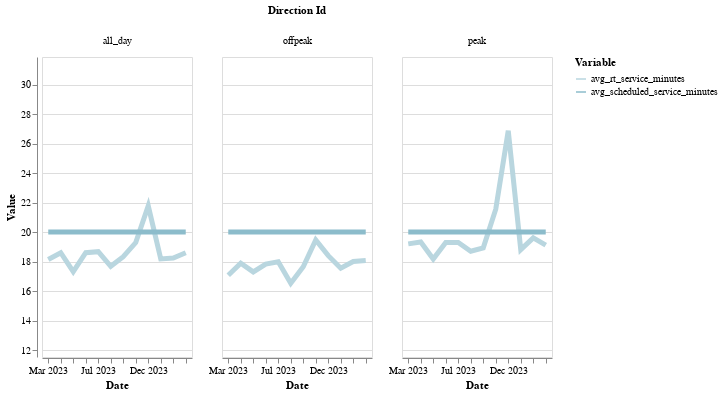

The code cell stored with this chart in its notebook:
### Code cell
(
    alt.Chart(timeliness3)
    .mark_line(size=5)
    .encode(
        x=alt.X(
            "yearmonthdate(service_date):O",
            title="Date",
            axis=alt.Axis(format="%b %Y"),
        ),
        y=alt.Y(
            "value:Q",
            title=labeling("value"),
            scale=alt.Scale(domain=[(timeliness3.value.min()-5), (timeliness3.value.max()+5)]),
        ),
        color=alt.Color(
            "variable:N",
            title=labeling("variable"),
            scale=alt.Scale(range=cp.CALITP_SEQUENTIAL_COLORS),
        ),
        tooltip=timeliness3.columns.tolist(),
    )
).properties(width=150, height=300).facet(
    column=alt.Column("time_period:N", title=labeling("direction_id")),
)

### Figure 1 — Vega-Lite specification as saved in the notebook (floating-point values rounded to 4 significant figures)
{"config": {"view": {"continuousWidth": 300, "continuousHeight": 300}}, "data": {"name": "data-5b5854162092755a3219011bb172b9ec"}, "facet": {"column": {"field": "time_period", "title": "Direction Id", "type": "nominal"}}, "spec": {"mark": {"type": "line", "size": 5}, "encoding": {"color": {"field": "variable", "scale": {"range": ["#B9D6DF", "#8CBCCB", "#2EA8CE", "#136C97", "#0B405B"]}, "title": "Variable", "type": "nominal"}, "tooltip": [{"field": "service_date", "type": "temporal"}, {"field": "route_combined_name", "type": "nominal"}, {"field": "time_period", "type": "nominal"}, {"field": "variable", "type": "nominal"}, {"field": "value", "type": "quantitative"}], "x": {"axis": {"format": "%b %Y"}, "field": "service_date", "timeUnit": "yearmonthdate", "title": "Date", "type": "ordinal"}, "y": {"field": "value", "scale": {"domain": [11.53, 31.87]}, "title": "Value", "type": "quantitative"}}, "height": 300, "width": 150}, "$schema": "https://vega.github.io/schema/vega-lite/v5.14.1.json", "datasets": {"data-5b5854162092755a3219011bb172b9ec": [{"service_date": "2023-03-15T00:00:00", "route_combined_name": "1 West Santa Barbara", "time_period": "all_day", "variable": "avg_rt_service_minutes", "value": 18.14}, {"service_date": "2023-03-15T00:00:00", "route_combined_name": "1 West Santa Barbara", "time_period": "offpeak", "variable": "avg_rt_service_minutes", "value": 17.07}, {"service_date": "2023-03-15T00:00:00", "route_combined_name": "1 West Santa Barbara", "time_period": "peak", "variable": "avg_rt_service_minutes", "value": 19.2}, {"service_date": "2023-04-12T00:00:00", "route_combined_name": "1 West Santa Barbara", "time_period": "all_day", "variable": "avg_rt_service_minutes", "value": 18.6}, {"service_date": "2023-04-12T00:00:00", "route_combined_name": "1 West Santa Barbara", "time_period": "offpeak", "variable": "avg_rt_service_minutes", "value": 17.89}, {"service_date": "2023-04-12T00:00:00", "route_combined_name": "1 West Santa Barbara", "time_period": "peak", "variable": "avg_rt_service_minutes", "value": 19.33}, {"service_date": "2023-05-17T00:00:00", "route_combined_name": "1 West Santa Barbara", "time_period": "all_day", "variable": "avg_rt_service_minutes", "value": 17.32}, {"service_date": "2023-05-17T00:00:00", "route_combined_name": "1 West Santa Barbara", "time_period": "offpeak", "variable": "avg_rt_service_minutes", "value": 17.3}, {"service_date": "2023-05-17T00:00:00", "route_combined_name": "1 West Santa Barbara", "time_period": "peak", "variable": "avg_rt_service_minutes", "value": 18.17}, {"service_date": "2023-06-14T00:00:00", "route_combined_name": "1 West Santa Barbara", "time_period": "all_day", "variable": "avg_rt_service_minutes", "value": 18.6}, {"service_date": "2023-06-14T00:00:00", "route_combined_name": "1 West Santa Barbara", "time_period": "offpeak", "variable": "avg_rt_service_minutes", "value": 17.83}, {"service_date": "2023-06-14T00:00:00", "route_combined_name": "1 West Santa Barbara", "time_period": "peak", "variable": "avg_rt_service_minutes", "value": 19.29}, {"service_date": "2023-07-12T00:00:00", "route_combined_name": "1 West Santa Barbara", "time_period": "all_day", "variable": "avg_rt_service_minutes", "value": 18.67}, {"service_date": "2023-07-12T00:00:00", "route_combined_name": "1 West Santa Barbara", "time_period": "offpeak", "variable": "avg_rt_service_minutes", "value": 17.99}, {"service_date": "2023-07-12T00:00:00", "route_combined_name": "1 West Santa Barbara", "time_period": "peak", "variable": "avg_rt_service_minutes", "value": 19.3}, {"service_date": "2023-08-15T00:00:00", "route_combined_name": "1 West Santa Barbara", "time_period": "all_day", "variable": "avg_rt_service_minutes", "value": 17.68}, {"service_date": "2023-08-15T00:00:00", "route_combined_name": "1 West Santa Barbara", "time_period": "offpeak", "variable": "avg_rt_service_minutes", "value": 16.53}, {"service_date": "2023-08-15T00:00:00", "route_combined_name": "1 West Santa Barbara", "time_period": "peak", "variable": "avg_rt_service_minutes", "value": 18.7}, {"service_date": "2023-09-13T00:00:00", "route_combined_name": "1 West Santa Barbara", "time_period": "all_day", "variable": "avg_rt_service_minutes", "value": 18.33}, {"service_date": "2023-09-13T00:00:00", "route_combined_name": "1 West Santa Barbara", "time_period": "offpeak", "variable": "avg_rt_service_minutes", "value": 17.65}, {"service_date": "2023-09-13T00:00:00", "route_combined_name": "1 West Santa Barbara", "time_period": "peak", "variable": "avg_rt_service_minutes", "value": 18.93}, {"service_date": "2023-10-11T00:00:00", "route_combined_name": "1 West Santa Barbara", "time_period": "all_day", "variable": "avg_rt_service_minutes", "value": 19.29}, {"service_date": "2023-10-11T00:00:00", "route_combined_name": "1 West Santa Barbara", "time_period": "offpeak", "variable": "avg_rt_service_minutes", "value": 19.46}, {"service_date": "2023-10-11T00:00:00", "route_combined_name": "1 West Santa Barbara", "time_period": "peak", "variable": "avg_rt_service_minutes", "value": 21.55}, {"service_date": "2023-12-13T00:00:00", "route_combined_name": "1 West Santa Barbara", "time_period": "all_day", "variable": "avg_rt_service_minutes", "value": 21.78}, {"service_date": "2023-12-13T00:00:00", "route_combined_name": "1 West Santa Barbara", "time_period": "offpeak", "variable": "avg_rt_service_minutes", "value": 18.4}, {"service_date": "2023-12-13T00:00:00", "route_combined_name": "1 West Santa Barbara", "time_period": "peak", "variable": "avg_rt_service_minutes", "value": 26.87}, {"service_date": "2024-01-17T00:00:00", "route_combined_name": "1 West Santa Barbara", "time_period": "all_day", "variable": "avg_rt_service_minutes", "value": 18.18}, {"service_date": "2024-01-17T00:00:00", "route_combined_name": "1 West Santa Barbara", "time_period": "offpeak", "variable": "avg_rt_service_minutes", "value": 17.55}, {"service_date": "2024-01-17T00:00:00", "route_combined_name": "1 West Santa Barbara", "time_period": "peak", "variable": "avg_rt_service_minutes", "value": 18.81}, {"service_date": "2024-02-14T00:00:00", "route_combined_name": "1 West Santa Barbara", "time_period": "all_day", "variable": "avg_rt_service_minutes", "value": 18.24}, {"service_date": "2024-02-14T00:00:00", "route_combined_name": "1 West Santa Barbara", "time_period": "offpeak", "variable": "avg_rt_service_minutes", "value": 18.0}, {"service_date": "2024-02-14T00:00:00", "route_combined_name": "1 West Santa Barbara", "time_period": "peak", "variable": "avg_rt_service_minutes", "value": 19.61}, {"service_date": "2024-03-13T00:00:00", "route_combined_name": "1 West Santa Barbara", "time_period": "all_day", "variable": "avg_rt_service_minutes", "value": 18.6}, {"service_date": "2024-03-13T00:00:00", "route_combined_name": "1 West Santa Barbara", "time_period": "offpeak", "variable": "avg_rt_service_minutes", "value": 18.07}, {"service_date": "2024-03-13T00:00:00", "route_combined_name": "1 West Santa Barbara", "time_period": "peak", "variable": "avg_rt_service_minutes", "value": 19.11}, {"service_date": "2023-03-15T00:00:00", "route_combined_name": "1 West Santa Barbara", "time_period": "all_day", "variable": "avg_scheduled_service_minutes", "value": 20.0}, {"service_date": "2023-03-15T00:00:00", "route_combined_name": "1 West Santa Barbara", "time_period": "offpeak", "variable": "avg_scheduled_service_minutes", "value": 20.0}, {"service_date": "2023-03-15T00:00:00", "route_combined_name": "1 West Santa Barbara", "time_period": "peak", "variable": "avg_scheduled_service_minutes", "value": 20.0}, {"service_date": "2023-04-12T00:00:00", "route_combined_name": "1 West Santa Barbara", "time_period": "all_day", "variable": "avg_scheduled_service_minutes", "value": 20.0}, {"service_date": "2023-04-12T00:00:00", "route_combined_name": "1 West Santa Barbara", "time_period": "offpeak", "variable": "avg_scheduled_service_minutes", "value": 20.0}, {"service_date": "2023-04-12T00:00:00", "route_combined_name": "1 West Santa Barbara", "time_period": "peak", "variable": "avg_scheduled_service_minutes", "value": 20.0}, {"service_date": "2023-05-17T00:00:00", "route_combined_name": "1 West Santa Barbara", "time_period": "all_day", "variable": "avg_scheduled_service_minutes", "value": 20.0}, {"service_date": "2023-05-17T00:00:00", "route_combined_name": "1 West Santa Barbara", "time_period": "offpeak", "variable": "avg_scheduled_service_minutes", "value": 20.0}, {"service_date": "2023-05-17T00:00:00", "route_combined_name": "1 West Santa Barbara", "time_period": "peak", "variable": "avg_scheduled_service_minutes", "value": 20.0}, {"service_date": "2023-06-14T00:00:00", "route_combined_name": "1 West Santa Barbara", "time_period": "all_day", "variable": "avg_scheduled_service_minutes", "value": 20.0}, {"service_date": "2023-06-14T00:00:00", "route_combined_name": "1 West Santa Barbara", "time_period": "offpeak", "variable": "avg_scheduled_service_minutes", "value": 20.0}, {"service_date": "2023-06-14T00:00:00", "route_combined_name": "1 West Santa Barbara", "time_period": "peak", "variable": "avg_scheduled_service_minutes", "value": 20.0}, {"service_date": "2023-07-12T00:00:00", "route_combined_name": "1 West Santa Barbara", "time_period": "all_day", "variable": "avg_scheduled_service_minutes", "value": 20.0}, {"service_date": "2023-07-12T00:00:00", "route_combined_name": "1 West Santa Barbara", "time_period": "offpeak", "variable": "avg_scheduled_service_minutes", "value": 20.0}, {"service_date": "2023-07-12T00:00:00", "route_combined_name": "1 West Santa Barbara", "time_period": "peak", "variable": "avg_scheduled_service_minutes", "value": 20.0}, {"service_date": "2023-08-15T00:00:00", "route_combined_name": "1 West Santa Barbara", "time_period": "all_day", "variable": "avg_scheduled_service_minutes", "value": 20.0}, {"service_date": "2023-08-15T00:00:00", "route_combined_name": "1 West Santa Barbara", "time_period": "offpeak", "variable": "avg_scheduled_service_minutes", "value": 20.0}, {"service_date": "2023-08-15T00:00:00", "route_combined_name": "1 West Santa Barbara", "time_period": "peak", "variable": "avg_scheduled_service_minutes", "value": 20.0}, {"service_date": "2023-09-13T00:00:00", "route_combined_name": "1 West Santa Barbara", "time_period": "all_day", "variable": "avg_scheduled_service_minutes", "value": 20.0}, {"service_date": "2023-09-13T00:00:00", "route_combined_name": "1 West Santa Barbara", "time_period": "offpeak", "variable": "avg_scheduled_service_minutes", "value": 20.0}, {"service_date": "2023-09-13T00:00:00", "route_combined_name": "1 West Santa Barbara", "time_period": "peak", "variable": "avg_scheduled_service_minutes", "value": 20.0}, {"service_date": "2023-10-11T00:00:00", "route_combined_name": "1 West Santa Barbara", "time_period": "all_day", "variable": "avg_scheduled_service_minutes", "value": 20.0}, {"service_date": "2023-10-11T00:00:00", "route_combined_name": "1 West Santa Barbara", "time_period": "offpeak", "variable": "avg_scheduled_service_minutes", "value": 20.0}, {"service_date": "2023-10-11T00:00:00", "route_combined_name": "1 West Santa Barbara", "time_period": "peak", "variable": "avg_scheduled_service_minutes", "value": 20.0}, {"service_date": "2023-12-13T00:00:00", "route_combined_name": "1 West Santa Barbara", "time_period": "all_day", "variable": "avg_scheduled_service_minutes", "value": 20.0}, {"service_date": "2023-12-13T00:00:00", "route_combined_name": "1 West Santa Barbara", "time_period": "offpeak", "variable": "avg_scheduled_service_minutes", "value": 20.0}, {"service_date": "2023-12-13T00:00:00", "route_combined_name": "1 West Santa Barbara", "time_period": "peak", "variable": "avg_scheduled_service_minutes", "value": 20.0}, {"service_date": "2024-01-17T00:00:00", "route_combined_name": "1 West Santa Barbara", "time_period": "all_day", "variable": "avg_scheduled_service_minutes", "value": 20.0}, {"service_date": "2024-01-17T00:00:00", "route_combined_name": "1 West Santa Barbara", "time_period": "offpeak", "variable": "avg_scheduled_service_minutes", "value": 20.0}, {"service_date": "2024-01-17T00:00:00", "route_combined_name": "1 West Santa Barbara", "time_period": "peak", "variable": "avg_scheduled_service_minutes", "value": 20.0}, {"service_date": "2024-02-14T00:00:00", "route_combined_name": "1 West Santa Barbara", "time_period": "all_day", "variable": "avg_scheduled_service_minutes", "value": 20.0}, {"service_date": "2024-02-14T00:00:00", "route_combined_name": "1 West Santa Barbara", "time_period": "offpeak", "variable": "avg_scheduled_service_minutes", "value": 20.0}, {"service_date": "2024-02-14T00:00:00", "route_combined_name": "1 West Santa Barbara", "time_period": "peak", "variable": "avg_scheduled_service_minutes", "value": 20.0}, {"service_date": "2024-03-13T00:00:00", "route_combined_name": "1 West Santa Barbara", "time_period": "all_day", "variable": "avg_scheduled_service_minutes", "value": 20.0}, {"service_date": "2024-03-13T00:00:00", "route_combined_name": "1 West Santa Barbara", "time_period": "offpeak", "variable": "avg_scheduled_service_minutes", "value": 20.0}, {"service_date": "2024-03-13T00:00:00", "route_combined_name": "1 West Santa Barbara", "time_period": "peak", "variable": "avg_scheduled_service_minutes", "value": 20.0}]}}
